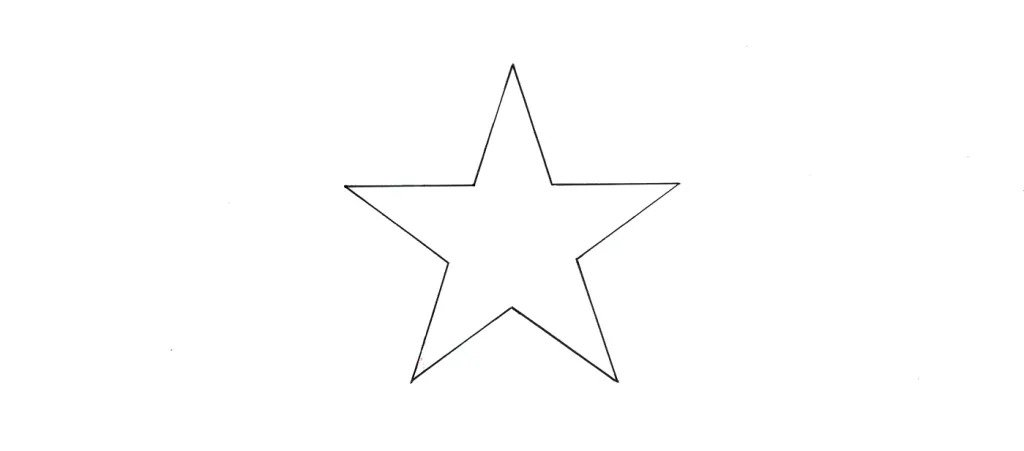
#> input picture assets/star.jpg, 1024 x 451 px
$ jupyter execute draw-finaly-forreal.ipynb   (shell and % lines are left out)
#> lines starting #> are read from the running program, lines starting #| are printed output that depends on the picture; after the words box and inside, x2 and y2 are one past the last pixel; in counts of white or black regions, pixels touching at a corner belong together
[cell 1]
import matplotlib.pyplot as plt
import numpy as np
import pyfirmata
from time import sleep
import cv2

[cell 2]
img = cv2.imread('assets/star.jpg')
#> img is the input picture: shape (451, 1024, 3); mean B, G, R 253.9, 253.9, 253.9
img = cv2.cvtColor(img, cv2.COLOR_BGR2GRAY)
#> img: shape (451, 1024)
plt.imshow(img)
img  = img[:,300:700]
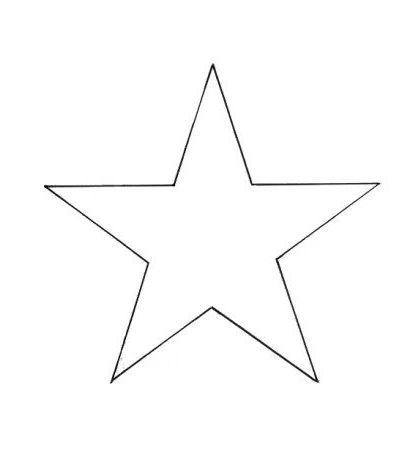
#> img: shape (451, 400); min 0, max 255, mean 252.1
plt.imshow(img)
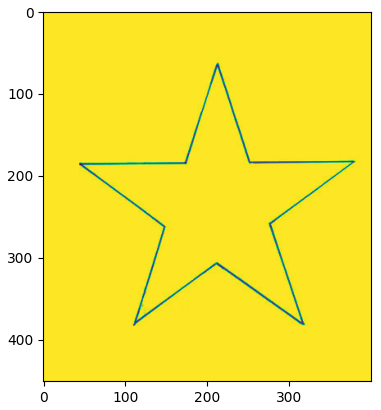
#> figure drawn by matplotlib, 1 panel

[cell 3]
resize = cv2.resize(img, (20,30))
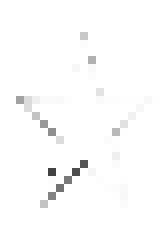
#> resize: shape (30, 20) (shown 8 times larger); min 66, max 255, mean 251.8
# plt.imshow(resize)
# resize
cv2.imshow('image',resize)
cv2.waitKey(0)
cv2.destroyAllWindows()
# plt.imshow(resize[:,:,])
# canny = cv2.Canny(resize, 100, 100)
# np.where(resize == 255)

[cell 4]
resize[np.argwhere( resize != 255)] = 0
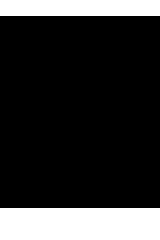
#> resize: shape (30, 20) (shown 8 times larger); 20% white; 2 white regions, box (x1, y1, x2, y2) and area: (0, 26, 20, 30) 80, (0, 0, 20, 2) 40

[cell 5]
np.savetxt('star.txt', resize, fmt='%d')

[cell 6]
plt.scatter(resize[:,0], resize[:,1])
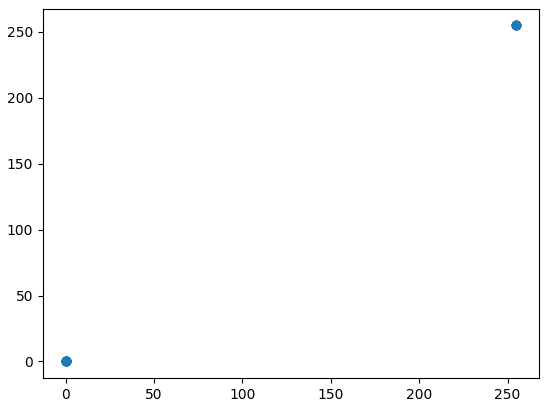
#> figure drawn by matplotlib, 1 panel

[cell 7]
img = cv2.imread('assets/star.jpg', 0)
#> img: shape (451, 1024); min 0, max 255, mean 253.9
edges = cv2.Canny(img,100,100)  #If we decrease any threshold more detailed image
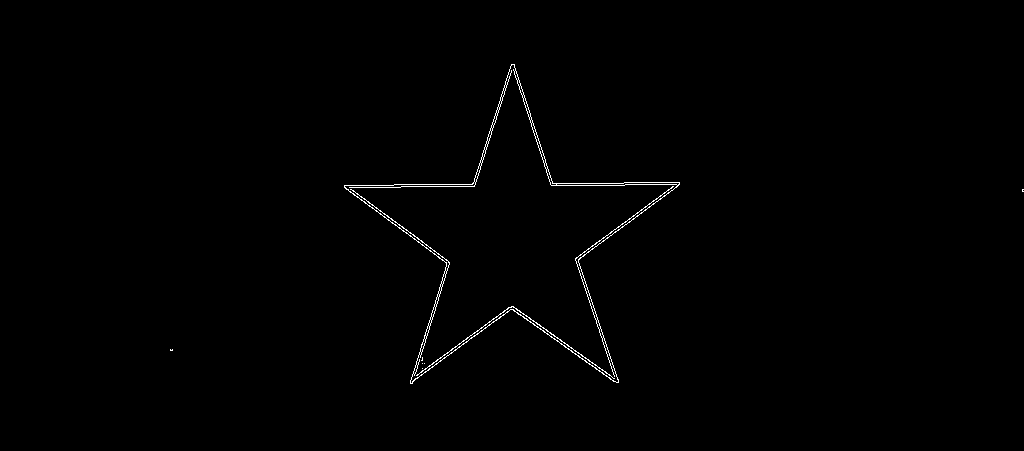
#> edges: shape (451, 1024); 0.55% white in thin lines or dots, all inside (x1, y1, x2, y2) = (170, 64, 1024, 384)

# Skip every n-th point along the edges
n = 10
reduced_edges2 = np.zeros_like(edges)
# reduced_edges2 = []
for row in range(edges.shape[0]):
    reduced_edges2[row, np.arange(0, edges.shape[1], n)] = edges[row, np.arange(0, edges.shape[1], n)]
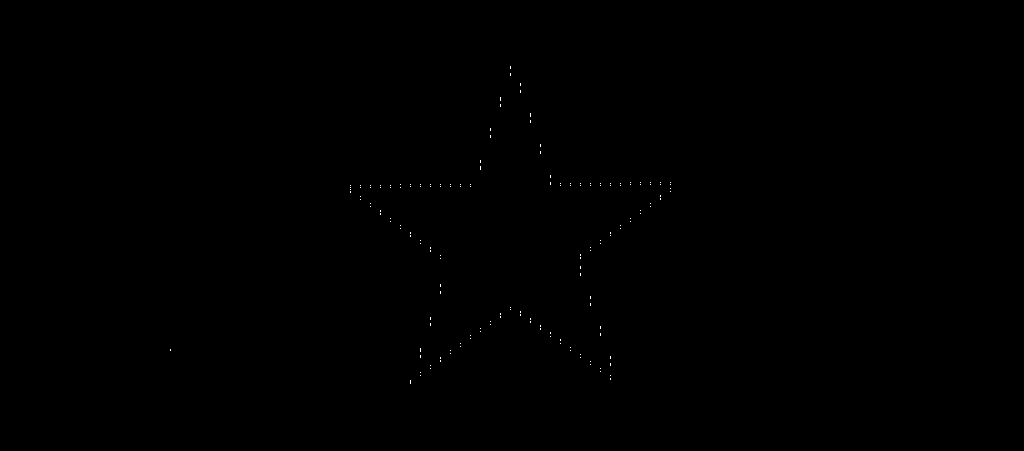
#> reduced_edges2: shape (451, 1024); 0.06% white in thin lines or dots, all inside (x1, y1, x2, y2) = (170, 66, 671, 384)
    # reduced_edges2[row, np.arange(0, edges.shape[1], n)] = edges[row, np.arange(0, edges.shape[1], n)]

[cell 8]
y = np.where(reduced_edges2 == 255)[1]
#> y = 255 values, max 670 at index 53, min 170 at index 217, mean 508.7
x = np.where(reduced_edges2 == 255)[0]
#> x = 255 values from 66 to 383

norm_y = np.where(reduced_edges2==255)[1] / reduced_edges2.shape[1]
#> norm_y = 255 values, max 0.654 at index 53, min 0.166 at index 217, mean 0.497
norm_x = np.where(reduced_edges2==255)[0] / reduced_edges2.shape[0]
#> norm_x = 255 values from 0.146 to 0.849

scaled_y = norm_y * 12 + 2
#> scaled_y = 255 values, max 9.85 at index 53, min 3.99 at index 217, mean 7.96
scaled_x = norm_x * 21 - 23
#> scaled_x = 255 values from -19.93 to -5.17

[cell 9]
plt.scatter(scaled_x, scaled_y, s=0.1)
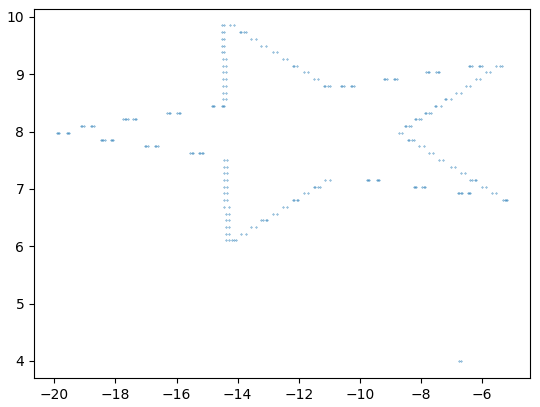
#> figure drawn by matplotlib, 1 panel

[cell 10]
from numpy import *
def IK(x, y, a2=12, a4=10):
    # x -= 1.5
    # y -= 3
    r1 = sqrt(x**2+y**2)  # eqn 1
    phi_1 = arccos((a4**2-a2**2-r1**2)/(-2*a2*r1))   # eqn 2
    phi_2 = arctan2(y, x)  # eqn 3
    theta_1 = rad2deg(phi_2-phi_1)  # eqn 4 converted to degrees

    phi_3 = arccos((r1**2-a2**2-a4**2)/(-2*a2*a4))
    theta_2 = 180-rad2deg(phi_3)

    return theta_1, theta_2

[cell 11]
thetas = []
for i in range(len(scaled_x)):
    theta_1, theta_2 = IK(scaled_x[i], scaled_y[i])
    if not np.isnan(theta_1) and not np.isnan(theta_2):
        thetas.append((theta_1, theta_2))
#> this loop made 255 passes
#> (r1 in IK, phi_1 in IK, phi_2 in IK, theta_1, phi_3 in IK, theta_2) on passes 1 to 3: (21.46, 0.202, 2.76, 146.6, 2.7, 25.45), (21.42, 0.21, 2.76, 146.1, 2.68, 26.46), (21.38, 0.217, 2.76, 145.6, 2.66, 27.44)
#> after the loop, thetas = 255 pairs, first value 68.25 to 146.6, second value 25.45 to 139.7

[cell 12]
with open('thetas.txt', 'w') as f:
    for theta in thetas:
        f.write(f'{theta[0]},{theta[1]}\n')
#> this loop made 255 passes
#> theta on passes 1 to 3: (146.6, 25.45), (146.1, 26.46), (145.6, 27.44)

## Set The pen

[cell 13]
import pyfirmata
from time import sleep

board = pyfirmata.Arduino('/dev/ttyACM0')

it = pyfirmata.util.Iterator(board)

# input('Press ENTER to start the servo motor, be careful!')

it.start()

# Define pins
pin0 = board.get_pin('d:10:s')
pin1 = board.get_pin('d:12:s')
pin3 = board.get_pin('d:7:s')

pin0.write(100)
sleep(3)
pin1.write(180-40)
sleep(3)
pin3.write(90)

[cell 14]
pin3.write(80)
sleep(2)
pin0.write(90)
sleep(2)
pin1.write(180)

[cell 15]
pin0.write(90)
sleep(1)
pin1.write(180-90)
sleep(1)
pin3.write(80)
sleep(2)
cnt = 0
for (theta1, theta2) in thetas:

    pin0.write(int(theta1))
    sleep(1)
    pin1.write(int(180-theta2))
    sleep(2)
    # pen down
    pin3.write(90)
    sleep(2)
    # pen up
    pin3.write(80)
    sleep(2)
    cnt += 1
    if cnt % 100 == 0:
        print(f'Finished {cnt} points')
#> this loop made 255 passes
#| Finished 100 points
#| Finished 200 points
#> after the loop, cnt = 255
#     # input('Press ENTER to continue')
sleep(1)
pin0.write(90)
sleep(1)
pin1.write(180-40)
